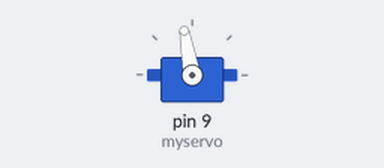
Simulated run of this sketch. Board: Arduino Uno, built with avr-gcc and run on an emulated ATmega328P. Parts: servo.

Above: at 0.05 s.
At 2.6 s:
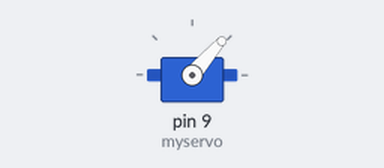
At 5.2 s:
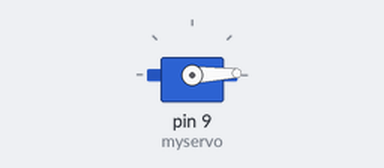
At 10.4 s:
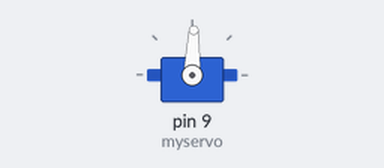
Timing chart, 0 to 15.6 s (numbered marks = the images above):
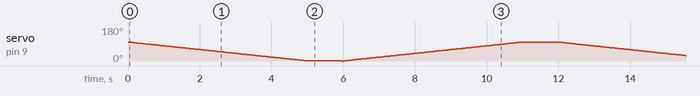

The sketch:

windowservo.ino
```cpp
/*
 Controlling a servo position using a potentiometer (variable resistor)
 by Michal Rinott <http://people.interaction-ivrea.it/m.rinott>

 modified on 8 Nov 2013
 by Scott Fitzgerald
 http://www.arduino.cc/en/Tutorial/Knob
*/

#include <Servo.h>

Servo myservo;  // create servo object to control a servo

int val;    // variable to read the value from the analog pin

void setup() {
  myservo.attach(9);  // attaches the servo on pin 9 to the servo object
}

void loop() {
  for(int i = 100; i>1; i--) {
    myservo.write(i);
    delay(50);
  }
  delay(1000);                           // waits for the servo to get there
  for(int i = 0; i<100; i++) {
    myservo.write(i);
    delay(50);
  }

  delay(1000);
}
```
